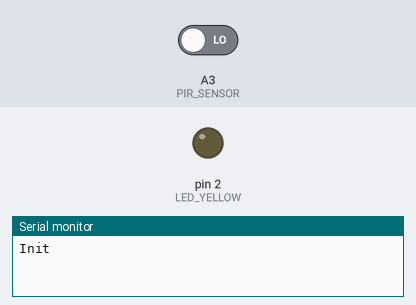
Recording of a sketch running on a simulated Arduino Uno, built with avr-gcc and run on an emulated ATmega328P. Parts: output pins drawn as LEDs (lit = HIGH), the last lines printed to the serial monitor. Inputs (shaded band) come from the test bench; at power-on: A3 (PIR_SENSOR) LOW. No radio packets arrive unless stated.

Above: at 1.2 s.
1.3 s: A3 (PIR_SENSOR) driven HIGH
At 2.3 s:
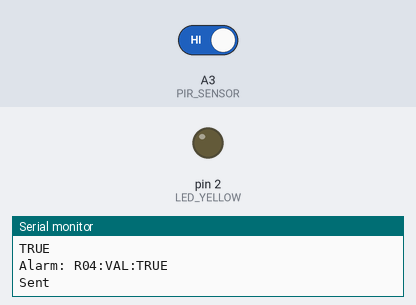
2.8 s: A3 (PIR_SENSOR) driven LOW
At 3.4 s:
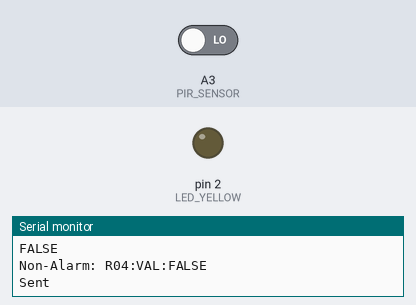
Timing chart, 0 to 5.8 s (numbered marks = the images above; inputs shaded):
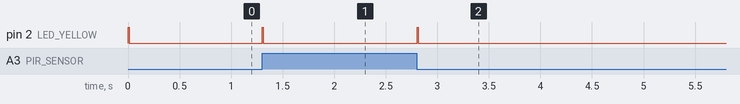

Measured:
- after the input at 1.3 s, pin 2 (LED_YELLOW): LOW → HIGH at once, → LOW 0.01 s later
- after the input at 2.8 s, pin 2 (LED_YELLOW): LOW → HIGH at once, → LOW 0.01 s later

The sketch:

receiver.ino
```cpp
#include <SPI.h>
#include <nRF24L01.h>
#include <RF24.h>

RF24 radio(9, 10);

const byte rxAddr[6] = "00001";
const byte txAddr[6] = "00002";
const String myRadioKey = "R04";
const int packageSize = 15;
const int LED_YELLOW = 2; // D2
const int PIR_SENSOR = A3;

unsigned long previousMillis = 0;
const long interval = 100;
int lastState = 0;
void initRadio()
{
  radio.begin();
  radio.setRetries(15, 15);
  radio.setAutoAck(true);
  radio.enableAckPayload();
  radio.enableDynamicPayloads();
  radio.openReadingPipe(0, rxAddr);
  radio.openWritingPipe(txAddr);
  radio.startListening();
}

void setup()
{
  while (!Serial)
    ;

  Serial.begin(9600);
  Serial.println("Init");
  pinMode(PIR_SENSOR, INPUT);
  pinMode(LED_YELLOW, OUTPUT);
  digitalWrite(LED_YELLOW, HIGH);
  delay(10);
  digitalWrite(LED_YELLOW, LOW);
  initRadio();
}

void transmitData(String actionType, String actionValue, String actionDesc)
{
  radio.stopListening();
  char package[packageSize] = {0};
  String(myRadioKey + ":" + actionType + ":" + actionValue).toCharArray(package, packageSize);
  bool sent = radio.write(&package, sizeof(package));
  Serial.print(String(actionDesc + ": "));
  Serial.println(package);
  digitalWrite(LED_YELLOW, HIGH);
  delay(10);
  digitalWrite(LED_YELLOW, LOW);
  if (sent)
  {
    Serial.println("Sent");
  }
  radio.startListening();
}

void receiveRadio()
{
  if (radio.available())
  {
    char received[packageSize] = {};
    radio.read(&received, sizeof(received));
    String radioKey = String(received).substring(0, 3);
    String radioType = String(received).substring(4, 7);
    String radioVal = String(received).substring(8, 15);
    if (radioKey != myRadioKey)
    {
      return;
    }
    if (radioType == "STP")
    {
    }
    digitalWrite(LED_YELLOW, HIGH);
    delay(10);
    digitalWrite(LED_YELLOW, LOW);
  }
}

void loop()
{
  unsigned long currentMillis = millis();

  if (currentMillis - previousMillis >= interval)
  {

    previousMillis = currentMillis;
    int pirState = digitalRead(PIR_SENSOR);
    if (pirState > 0)
    {
      if (lastState == 0)
      {
        Serial.println("TRUE");
        transmitData("VAL", "TRUE", "Alarm");
        lastState = 1;
      }
    }
    else
    {
      if (lastState == 1)
      {
        Serial.println("FALSE");
        transmitData("VAL", "FALSE", "Non-Alarm");
        lastState = 0;
      }
    }
  }

  receiveRadio();
}
```
